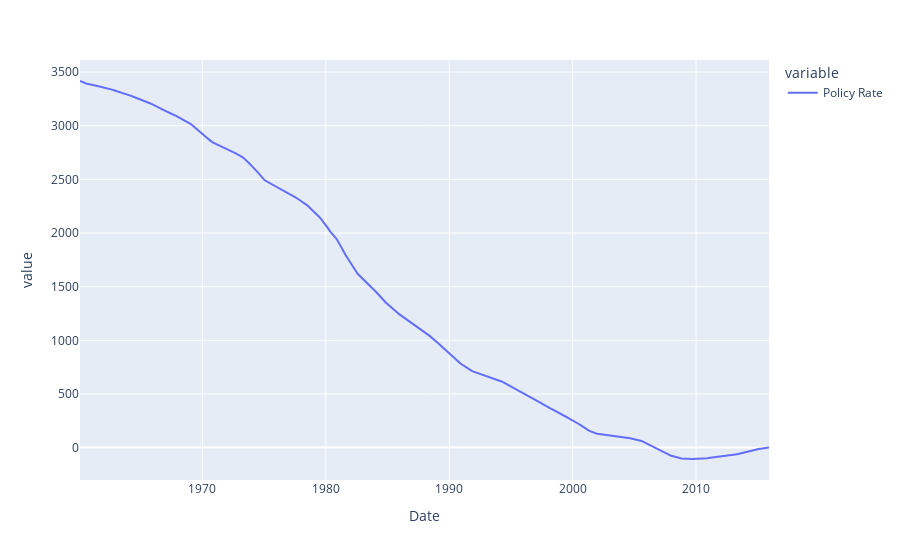

This figure's notebook cell:
### Code cell
px.line(np.cumsum(data))

### Figure 1 — Plotly figure (JSON) as saved in the notebook; plotly's stock layout.template omitted (floating-point values rounded to 4 significant figures; data arrays with more than 128 entries replaced by an {"elided": "..."} marker saying what was removed)
{"data": [{"hovertemplate": "variable=Policy Rate<br>Date=%{x}<br>value=%{y}<extra></extra>", "legendgroup": "Policy Rate", "line": {"color": "#636efa", "dash": "solid"}, "mode": "lines", "name": "Policy Rate", "orientation": "v", "showlegend": true, "type": "scatter", "x": {"elided": "671 str values"}, "xaxis": "x", "y": {"elided": "671 float values"}, "yaxis": "y"}], "layout": {"legend": {"title": {"text": "variable"}, "tracegroupgap": 0}, "margin": {"t": 60}, "xaxis": {"anchor": "y", "domain": [0, 1], "title": {"text": "Date"}}, "yaxis": {"anchor": "x", "domain": [0, 1], "title": {"text": "value"}}}}
